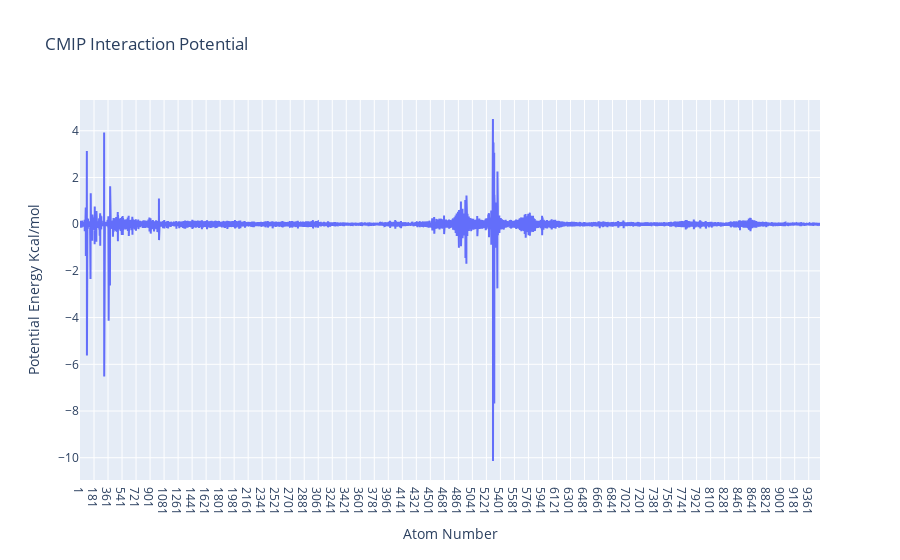

The notebook cell saved with this chart:
### Markdown cell above
<a id="plotRBD_atoms"></a>
### Interaction energy by atom
Visualizing the **interaction potential energies** computed by **CMIP**. The plot shows **interactions energies** (in kcal/mol, Y axis) for **each of the atoms** of the **hACE2 protein** (X axis).

### Code cell
import plotly
import plotly.graph_objs as go
from biobb_cmip.utils.representation import get_energies_byat

atom_list, energy_dict = get_energies_byat(hACE2_byat_out, cutoff=55)

plotly.offline.init_notebook_mode(connected=True)

fig = {"data": [go.Scatter(x=atom_list, y=energy_dict['ES&VDW'])],
       "layout": go.Layout(title="CMIP Interaction Potential", 
                           xaxis=dict(title = "Atom Number"), 
                           yaxis=dict(title = "Potential Energy Kcal/mol"))}

plotly.offline.iplot(fig)

### Figure 1 — Plotly figure (JSON) as saved in the notebook; plotly's stock layout.template omitted (floating-point values rounded to 4 significant figures; data arrays with more than 128 entries replaced by an {"elided": "..."} marker saying what was removed)
{"data": [{"type": "scatter", "x": {"elided": "9506 str values"}, "y": {"elided": "9506 float values"}}], "layout": {"title": {"text": "CMIP Interaction Potential"}, "xaxis": {"title": {"text": "Atom Number"}}, "yaxis": {"title": {"text": "Potential Energy Kcal/mol"}}}}
